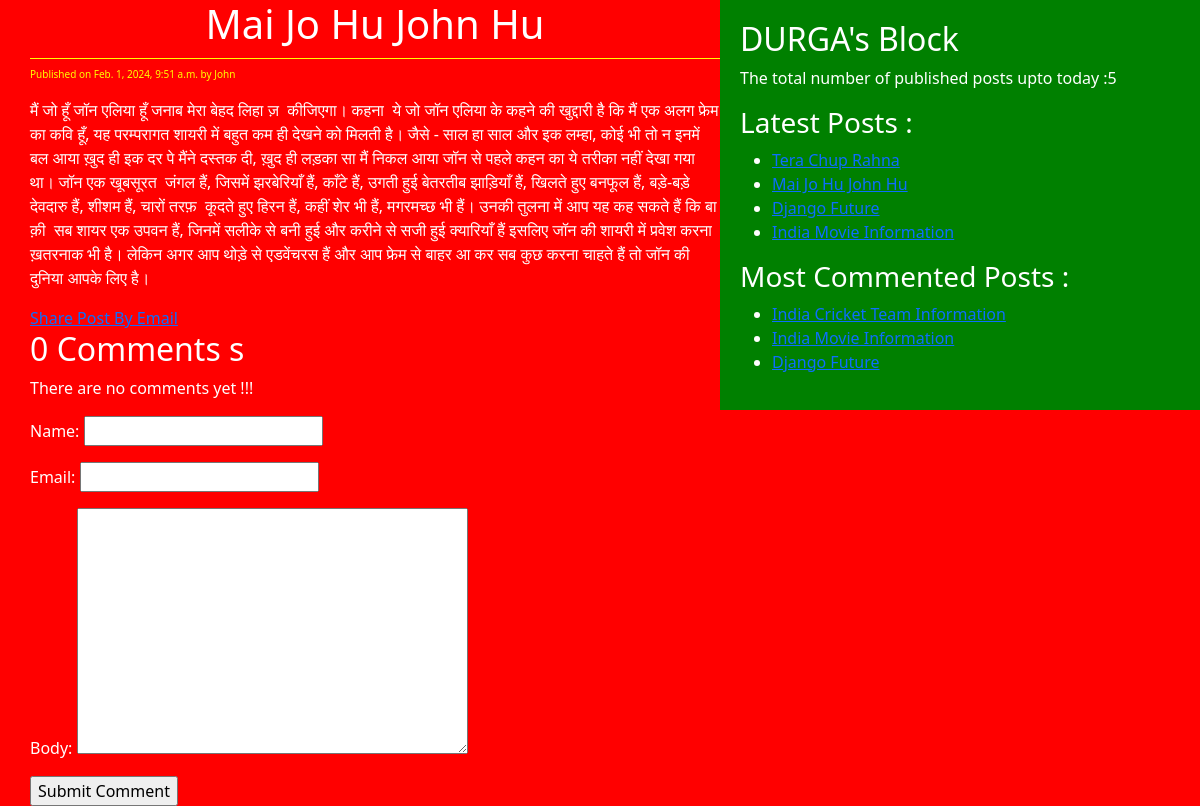
The page /2024/02/01/mai-jo-hu-john-hu/ on the database as committed earlier.
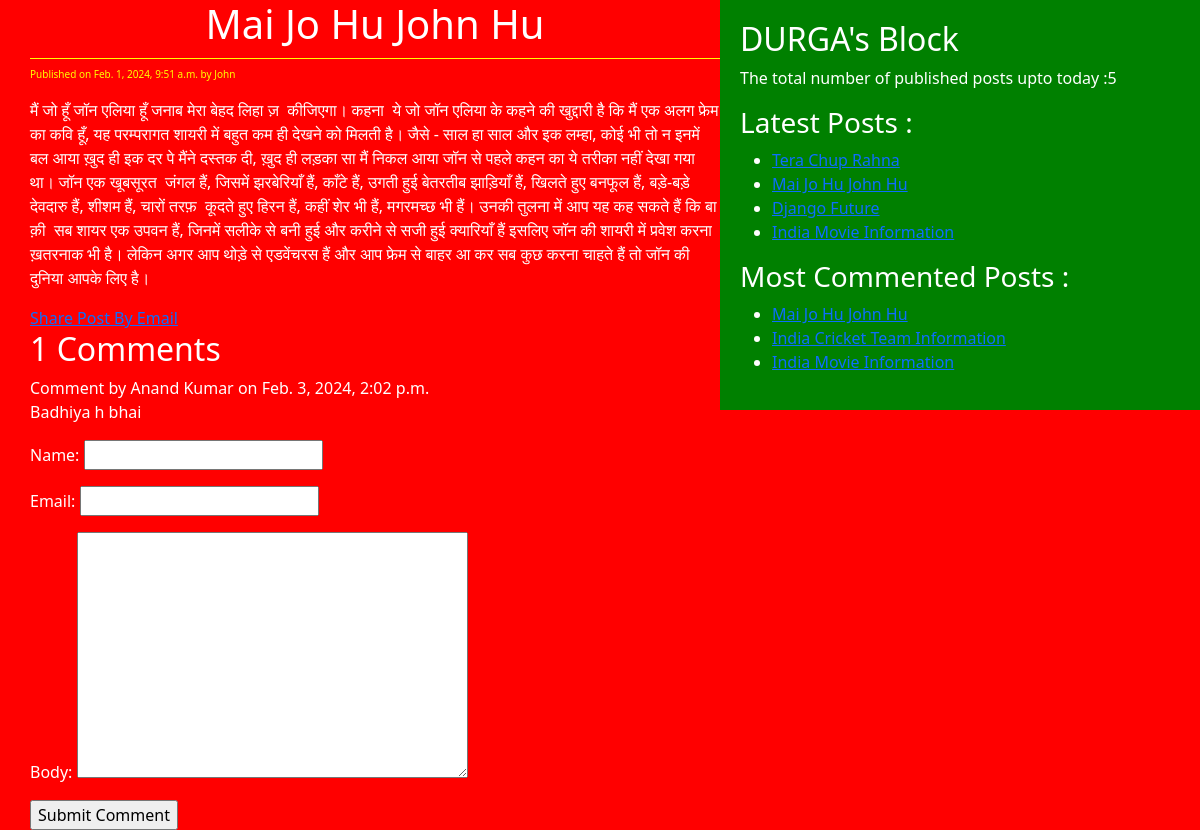
The same page on the database as committed later.
### blog/models.py (models this page shows, shortened)
class Post(models.Model):
    STATUS_CHOICES = (('draft', 'Draft'), ('published', 'Published'))
    title = models.CharField(max_length = 256)
    slug = models.SlugField(max_length = 256, unique_for_date = 'publish')
    author = models.ForeignKey(User, related_name = 'blog_post', on_delete = models.CASCADE)
    body = models.TextField()
    publish = models.DateTimeField(default = timezone.now)
    created = models.DateTimeField(auto_now_add = True)
    updated = models.DateTimeField(auto_now = True)
    status = models.CharField(max_length = 10, choices = STATUS_CHOICES)
    objects = CustomManager()
    tags = TaggableManager()
    class Meta:
        ordering = ('-publish',)
    def get_absolute_url(self):
        return reverse('post_detail', args=[self.publish.year, self.publish.strftime('%m'), self.publish.strftime('%d'), self.slug])

class Comment(models.Model):
    post = models.ForeignKey(Post, related_name = 'comment', on_delete = models.CASCADE)
    name = models.CharField(max_length = 64)
    email = models.EmailField()
    body = models.TextField()
    created = models.DateTimeField(auto_now_add = True)
    updated =  models.DateTimeField(auto_now = True)
    active = models.BooleanField(default = True)
    class Meta:
        ordering = ('-created',)

### blog/views.py (the view)
# urls.py: path('<int:year>/<int:month>/<int:day>/<slug:slug>/', views.post_detail_view, name='post_detail'),
def post_detail_view(request, year, month, day, slug):
    post = get_object_or_404(Post, slug = slug, status = 'published', publish__year = year,
                             publish__month = month, publish__day = day)
    comments = post.comment.filter(active = True)
    csubmit = False
    if request.method == 'POST':
        form = CommentForm(request.POST)
        if form.is_valid():
            new_comment = form.save(commit=False)
            new_comment.post = post
            new_comment.save()
            csubmit = True
    else:
        form = CommentForm()
    return render(request, 'blog/post_detail.html', {'post' : post, 'form':form, 'csubmit':csubmit, 'comments':comments})

### blog/forms.py
class CommentForm(forms.ModelForm):
    class Meta:
        model = Comment
        fields = ('name', 'email', 'body')

### blog/models.py (called while the page is built)
    def get_queryset(self):
        return super().get_queryset().filter(status = 'published')

### blog/templatetags/blog_tags.py (called while the page is built)
@register.simple_tag(name='my_tag')
def total_post():
    return Post.objects.count()

@register.inclusion_tag('blog/latest_posts123.html')
def show_latest_posts(count = 3):
    latest_posts = Post.objects.order_by('-publish')[:count]
    return {'latest_posts':latest_posts}

@register.simple_tag
def get_most_commented_posts(count = 3):
    return Post.objects.annotate(total_comments = Count('comment')).order_by('-total_comments')[:count]

### templates/blog/post_detail.html (shortened to what this page needs)
<!DOCTYPE html>
{% extends 'blog/base.html' %}
{% block content %}
        <h1>{{post.title}} </h1>
        <p id="date" >Published on {{post.publish}} by {{post.author|title}} </p>
        {{post.body|linebreaks}}
        <a href="/{{post.id}}/share">Share Post By Email</a>
        <div>
                {% with comments.count as comments_count %}
                        <h2>{{comments_count}} Comments {{comments_count|pluralize}} </h2>
                {% endwith %}
                {% if comments %}
                        {% for comment in comments %}
                                <div id="ch">Comment {{forloop.couter}} by {{comment.name}} on {{comment.created}} </div>
                                <div class="cb">{{comment.body|linebreaks}} </div>
                        {% endfor %}
                {% else %}
                        <p>There are no comments yet !!!</p>
                {% endif %}
                {% if csubmit %}
                        <h2>Your Comment Added Successfully</h2>
                {% else %}
                        <form action="" method="post">
                                {{form.as_p}}
                                <input type="submit" name="" id="" value="Submit Comment">
                        </form>
                {% endif %}
        </div>
{% endblock %}

### templates/blog/base.html (shortened to what this page needs)
<!DOCTYPE html>
{% load blog_tags %}
{% load static %}
<html lang="en">
<head>
    <link href="https://cdn.jsdelivr.net/npm/bootstrap@5.3.2/dist/css/bootstrap.min.css" rel="stylesheet">
    <link rel="stylesheet" href="{% static 'css/style.css' %}">
</head>
<body>
    <div class="content">
        {% block content %}
        {% endblock %}
    </div>
    <div class="sidebar">
        <h2>DURGA's Block</h2>
        <p>The total number of published posts upto today :{% my_tag %} </p>
        <h3>Latest Posts : </h3>{% show_latest_posts 4 %}
        <h3>Most Commented Posts :</h3>
        {% get_most_commented_posts as most_commented_posts %}
        <ul>
            {% for post in most_commented_posts %}
                <li><a href="{{post.get_absolute_url}}">{{post.title}} </a></li>
            {% endfor %}
        </ul>
    </div>
</body>
</html>

### templates/blog/latest_posts123.html
<ul>
    {% for post in latest_posts %}
        <li><a href="{{post.get_absolute_url}}">{{post.title}} </a></li>
    {% endfor %}
</ul>

### static/css/style.css (style rules this page uses)
.content { width:60%; float: left; padding: 0 0 0 30px; background: red; height: 100%; }
.sidebar { width: 40%; float: right; padding: 20px; background: green; height: 100%; }
h1 { text-align: center; border-bottom: 1px solid yellow; padding-bottom: 10px; }
body { color: white; background: red; }
#date { color: yellow; font-size: 10px; }

Rows that differ between the two databases and show on the page:
no longer on one of the page's lists (row edited): Post: title "Django Future"
now on one of the page's lists (row edited): Post: title "Mai Jo Hu John Hu"
added Comment: name "Anand Kumar", created "Feb. 3, 2024, 2:02 p.m.", body "Badhiya h bhai"
Other text that changed with them:
{{ comments_count }}: "0" → "1"
text no longer shown: "There are no comments yet !!!"
